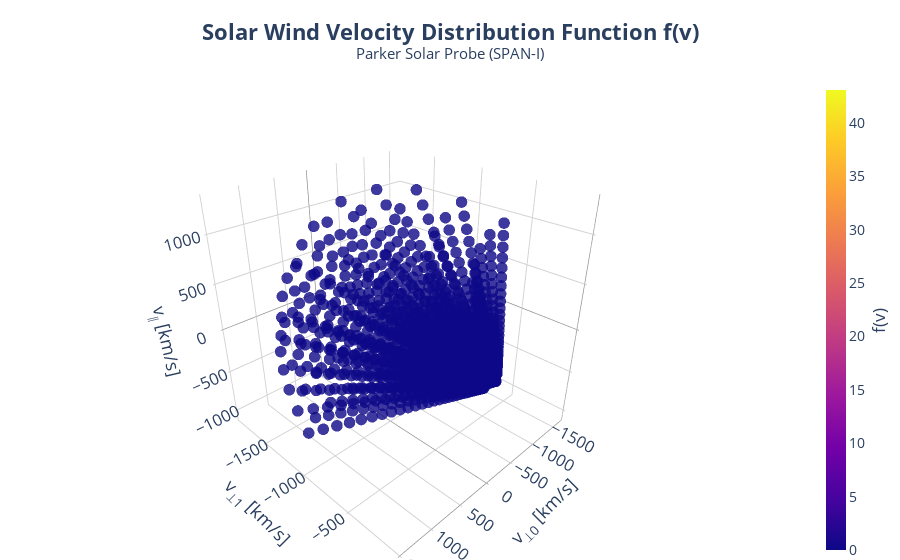

The code cell stored with this chart in its notebook:
### Code cell
fig = go.Figure(data=go.Scatter3d(
    x=vp0,
    y=vp1,
    z=vpa,
    mode='markers',
    marker=dict(
        size=4,
        color=fval,
        colorscale='Plasma',
        opacity=0.8,
        colorbar=dict(
            title=dict(text='f(v)', side='right'),
            thickness=20,
            tickfont=dict(size=14)
        )
    )
))

fig.update_layout(
    title=dict(
        text='<b>Solar Wind Velocity Distribution Function f(v)</b><br><sup>Parker Solar Probe (SPAN-I)</sup>',
        x=0.5,
        xanchor='center',
        font=dict(size=22)
    ),
    scene=dict(
        xaxis=dict(
            title=dict(text='v<sub>⊥0</sub> [km/s]', font=dict(size=18)),
            tickfont=dict(size=14),
            backgroundcolor='white',
            gridcolor='lightgray',
            zerolinecolor='gray',
            showbackground=True
        ),
        yaxis=dict(
            title=dict(text='v<sub>⊥1</sub> [km/s]', font=dict(size=18)),
            tickfont=dict(size=14),
            backgroundcolor='white',
            gridcolor='lightgray',
            zerolinecolor='gray',
            showbackground=True
        ),
        zaxis=dict(
            title=dict(text='v<sub>∥</sub> [km/s]', font=dict(size=18)),
            tickfont=dict(size=14),
            backgroundcolor='white',
            gridcolor='lightgray',
            zerolinecolor='gray',
            showbackground=True
        ),
        aspectmode='cube',
        camera=dict(eye=dict(x=1.4, y=1.4, z=1.1))
    ),
    margin=dict(l=0, r=0, t=80, b=0),
    paper_bgcolor='white',
    plot_bgcolor='white'
)

fig.show()

### Figure 1 — Plotly figure (JSON) as saved in the notebook; plotly's stock layout.template omitted (floating-point values rounded to 4 significant figures; data arrays with more than 128 entries replaced by an {"elided": "..."} marker saying what was removed)
{"data": [{"marker": {"color": {"elided": "2048 float values"}, "colorbar": {"thickness": 20, "tickfont": {"size": 14}, "title": {"side": "right", "text": "f(v)"}}, "colorscale": [[0, "#0d0887"], [0.1111, "#46039f"], [0.2222, "#7201a8"], [0.3333, "#9c179e"], [0.4444, "#bd3786"], [0.5556, "#d8576b"], [0.6667, "#ed7953"], [0.7778, "#fb9f3a"], [0.8889, "#fdca26"], [1, "#f0f921"]], "opacity": 0.8, "size": 4}, "mode": "markers", "type": "scatter3d", "x": {"elided": "2048 float values"}, "y": {"elided": "2048 float values"}, "z": {"elided": "2048 float values"}}], "layout": {"margin": {"b": 0, "l": 0, "r": 0, "t": 80}, "paper_bgcolor": "white", "plot_bgcolor": "white", "scene": {"aspectmode": "cube", "camera": {"eye": {"x": 1.4, "y": 1.4, "z": 1.1}}, "xaxis": {"backgroundcolor": "white", "gridcolor": "lightgray", "showbackground": true, "tickfont": {"size": 14}, "title": {"font": {"size": 18}, "text": "v<sub>⊥0</sub> [km/s]"}, "zerolinecolor": "gray"}, "yaxis": {"backgroundcolor": "white", "gridcolor": "lightgray", "showbackground": true, "tickfont": {"size": 14}, "title": {"font": {"size": 18}, "text": "v<sub>⊥1</sub> [km/s]"}, "zerolinecolor": "gray"}, "zaxis": {"backgroundcolor": "white", "gridcolor": "lightgray", "showbackground": true, "tickfont": {"size": 14}, "title": {"font": {"size": 18}, "text": "v<sub>∥</sub> [km/s]"}, "zerolinecolor": "gray"}}, "title": {"font": {"size": 22}, "text": "<b>Solar Wind Velocity Distribution Function f(v)</b><br><sup>Parker Solar Probe (SPAN-I)</sup>", "x": 0.5, "xanchor": "center"}}}
